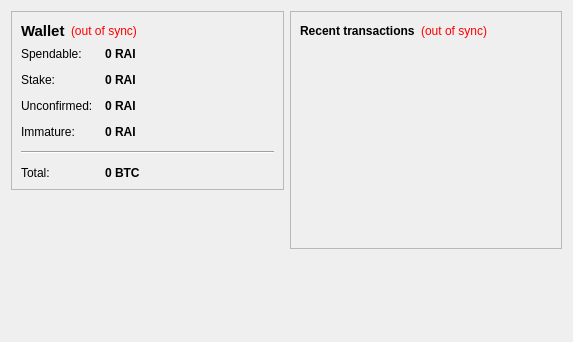
<?xml version="1.0" encoding="UTF-8"?>
<ui version="4.0">
 <class>OverviewPage</class>
 <widget class="QWidget" name="OverviewPage">
  <property name="geometry">
   <rect>
    <x>0</x>
    <y>0</y>
    <width>573</width>
    <height>342</height>
   </rect>
  </property>
  <property name="windowTitle">
   <string>Form</string>
  </property>
  <layout class="QHBoxLayout" name="horizontalLayout" stretch="1,1">
   <item>
    <layout class="QVBoxLayout" name="verticalLayout_2">
     <item>
      <widget class="QFrame" name="frame">
       <property name="frameShape">
        <enum>QFrame::StyledPanel</enum>
       </property>
       <property name="frameShadow">
        <enum>QFrame::Raised</enum>
       </property>
       <layout class="QVBoxLayout" name="verticalLayout_4">
        <item>
         <layout class="QHBoxLayout" name="horizontalLayout_4">
          <item>
           <widget class="QLabel" name="label_5">
            <property name="font">
             <font>
              <pointsize>11</pointsize>
              <weight>75</weight>
              <bold>true</bold>
             </font>
            </property>
            <property name="text">
             <string>Wallet</string>
            </property>
           </widget>
          </item>
          <item>
           <widget class="QLabel" name="labelWalletStatus">
            <property name="toolTip">
             <string>The displayed information may be out of date. Your wallet automatically synchronizes with the Raider network after a connection is established, but this process has not completed yet.</string>
            </property>
            <property name="styleSheet">
             <string notr="true">QLabel { color: red; }</string>
            </property>
            <property name="text">
             <string notr="true">(out of sync)</string>
            </property>
            <property name="alignment">
             <set>Qt::AlignLeading|Qt::AlignLeft|Qt::AlignVCenter</set>
            </property>
           </widget>
          </item>
          <item>
           <spacer name="horizontalSpacer_2">
            <property name="orientation">
             <enum>Qt::Horizontal</enum>
            </property>
            <property name="sizeHint" stdset="0">
             <size>
              <width>40</width>
              <height>20</height>
             </size>
            </property>
           </spacer>
          </item>
         </layout>
        </item>
        <item>
         <layout class="QFormLayout" name="formLayout_2">
          <property name="fieldGrowthPolicy">
           <enum>QFormLayout::AllNonFixedFieldsGrow</enum>
          </property>
          <property name="horizontalSpacing">
           <number>12</number>
          </property>
          <property name="verticalSpacing">
           <number>12</number>
          </property>
          <item row="0" column="0">
           <widget class="QLabel" name="label">
            <property name="text">
             <string>Spendable:</string>
            </property>
           </widget>
          </item>
          <item row="0" column="1">
           <widget class="QLabel" name="labelBalance">
            <property name="font">
             <font>
              <weight>75</weight>
              <bold>true</bold>
             </font>
            </property>
            <property name="cursor">
             <cursorShape>IBeamCursor</cursorShape>
            </property>
            <property name="toolTip">
             <string>Your current spendable balance</string>
            </property>
            <property name="text">
             <string notr="true">0 RAI</string>
            </property>
            <property name="textInteractionFlags">
             <set>Qt::LinksAccessibleByMouse|Qt::TextSelectableByKeyboard|Qt::TextSelectableByMouse</set>
            </property>
           </widget>
          </item>
          <item row="1" column="0">
           <widget class="QLabel" name="label_6">
            <property name="text">
             <string>Stake:</string>
            </property>
           </widget>
          </item>
          <item row="1" column="1">
           <widget class="QLabel" name="labelStake">
            <property name="font">
             <font>
              <weight>75</weight>
              <bold>true</bold>
             </font>
            </property>
            <property name="cursor">
             <cursorShape>IBeamCursor</cursorShape>
            </property>
            <property name="toolTip">
             <string>Total of coins that was staked, and do not yet count toward the current balance</string>
            </property>
            <property name="text">
             <string notr="true">0 RAI</string>
            </property>
            <property name="textInteractionFlags">
             <set>Qt::LinksAccessibleByMouse|Qt::TextSelectableByKeyboard|Qt::TextSelectableByMouse</set>
            </property>
           </widget>
          </item>
          <item row="2" column="0">
           <widget class="QLabel" name="label_3">
            <property name="text">
             <string>Unconfirmed:</string>
            </property>
           </widget>
          </item>
          <item row="2" column="1">
           <widget class="QLabel" name="labelUnconfirmed">
            <property name="font">
             <font>
              <weight>75</weight>
              <bold>true</bold>
             </font>
            </property>
            <property name="cursor">
             <cursorShape>IBeamCursor</cursorShape>
            </property>
            <property name="toolTip">
             <string>Total of transactions that have yet to be confirmed, and do not yet count toward the current balance</string>
            </property>
            <property name="text">
             <string notr="true">0 RAI</string>
            </property>
            <property name="textInteractionFlags">
             <set>Qt::LinksAccessibleByMouse|Qt::TextSelectableByKeyboard|Qt::TextSelectableByMouse</set>
            </property>
           </widget>
          </item>
          <item row="3" column="0">
           <widget class="QLabel" name="labelImmatureText">
            <property name="text">
             <string>Immature:</string>
            </property>
           </widget>
          </item>
          <item row="3" column="1">
           <widget class="QLabel" name="labelImmature">
            <property name="font">
             <font>
              <weight>75</weight>
              <bold>true</bold>
             </font>
            </property>
            <property name="toolTip">
             <string>Mined balance that has not yet matured</string>
            </property>
            <property name="text">
             <string notr="true">0 RAI</string>
            </property>
            <property name="textInteractionFlags">
             <set>Qt::LinksAccessibleByMouse|Qt::TextSelectableByKeyboard|Qt::TextSelectableByMouse</set>
            </property>
           </widget>
          </item>
          <item row="4" column="0" colspan="2">
           <widget class="Line" name="line">
            <property name="orientation">
             <enum>Qt::Horizontal</enum>
            </property>
           </widget>
          </item>
          <item row="5" column="0">
           <widget class="QLabel" name="labelTotalText">
            <property name="text">
             <string>Total:</string>
            </property>
           </widget>
          </item>
          <item row="5" column="1">
           <widget class="QLabel" name="labelTotal">
            <property name="font">
             <font>
              <weight>75</weight>
              <bold>true</bold>
             </font>
            </property>
            <property name="cursor">
             <cursorShape>IBeamCursor</cursorShape>
            </property>
            <property name="toolTip">
             <string>Your current total balance</string>
            </property>
            <property name="text">
             <string notr="true">0 BTC</string>
            </property>
            <property name="textInteractionFlags">
             <set>Qt::LinksAccessibleByMouse|Qt::TextSelectableByKeyboard|Qt::TextSelectableByMouse</set>
            </property>
           </widget>
          </item>
         </layout>
        </item>
       </layout>
      </widget>
     </item>
     <item>
      <spacer name="verticalSpacer">
       <property name="orientation">
        <enum>Qt::Vertical</enum>
       </property>
       <property name="sizeHint" stdset="0">
        <size>
         <width>20</width>
         <height>40</height>
        </size>
       </property>
      </spacer>
     </item>
    </layout>
   </item>
   <item>
    <layout class="QVBoxLayout" name="verticalLayout_3">
     <item>
      <widget class="QFrame" name="frame_2">
       <property name="frameShape">
        <enum>QFrame::StyledPanel</enum>
       </property>
       <property name="frameShadow">
        <enum>QFrame::Raised</enum>
       </property>
       <layout class="QVBoxLayout" name="verticalLayout">
        <item>
         <layout class="QHBoxLayout" name="horizontalLayout_2">
          <item>
           <widget class="QLabel" name="label_4">
            <property name="text">
             <string>&lt;b&gt;Recent transactions&lt;/b&gt;</string>
            </property>
           </widget>
          </item>
          <item>
           <widget class="QLabel" name="labelTransactionsStatus">
            <property name="toolTip">
             <string>The displayed information may be out of date. Your wallet automatically synchronizes with the Raider network after a connection is established, but this process has not completed yet.</string>
            </property>
            <property name="styleSheet">
             <string notr="true">QLabel { color: red; }</string>
            </property>
            <property name="text">
             <string notr="true">(out of sync)</string>
            </property>
            <property name="alignment">
             <set>Qt::AlignRight|Qt::AlignTrailing|Qt::AlignVCenter</set>
            </property>
           </widget>
          </item>
          <item>
           <spacer name="horizontalSpacer">
            <property name="orientation">
             <enum>Qt::Horizontal</enum>
            </property>
            <property name="sizeHint" stdset="0">
             <size>
              <width>40</width>
              <height>20</height>
             </size>
            </property>
           </spacer>
          </item>
         </layout>
        </item>
        <item>
         <widget class="QListView" name="listTransactions">
          <property name="styleSheet">
           <string notr="true">QListView { background: transparent; }</string>
          </property>
          <property name="frameShape">
           <enum>QFrame::NoFrame</enum>
          </property>
          <property name="verticalScrollBarPolicy">
           <enum>Qt::ScrollBarAlwaysOff</enum>
          </property>
          <property name="horizontalScrollBarPolicy">
           <enum>Qt::ScrollBarAlwaysOff</enum>
          </property>
          <property name="selectionMode">
           <enum>QAbstractItemView::NoSelection</enum>
          </property>
         </widget>
        </item>
       </layout>
      </widget>
     </item>
     <item>
      <spacer name="verticalSpacer_2">
       <property name="orientation">
        <enum>Qt::Vertical</enum>
       </property>
       <property name="sizeHint" stdset="0">
        <size>
         <width>20</width>
         <height>40</height>
        </size>
       </property>
      </spacer>
     </item>
    </layout>
   </item>
  </layout>
 </widget>
 <resources/>
 <connections/>
</ui>
